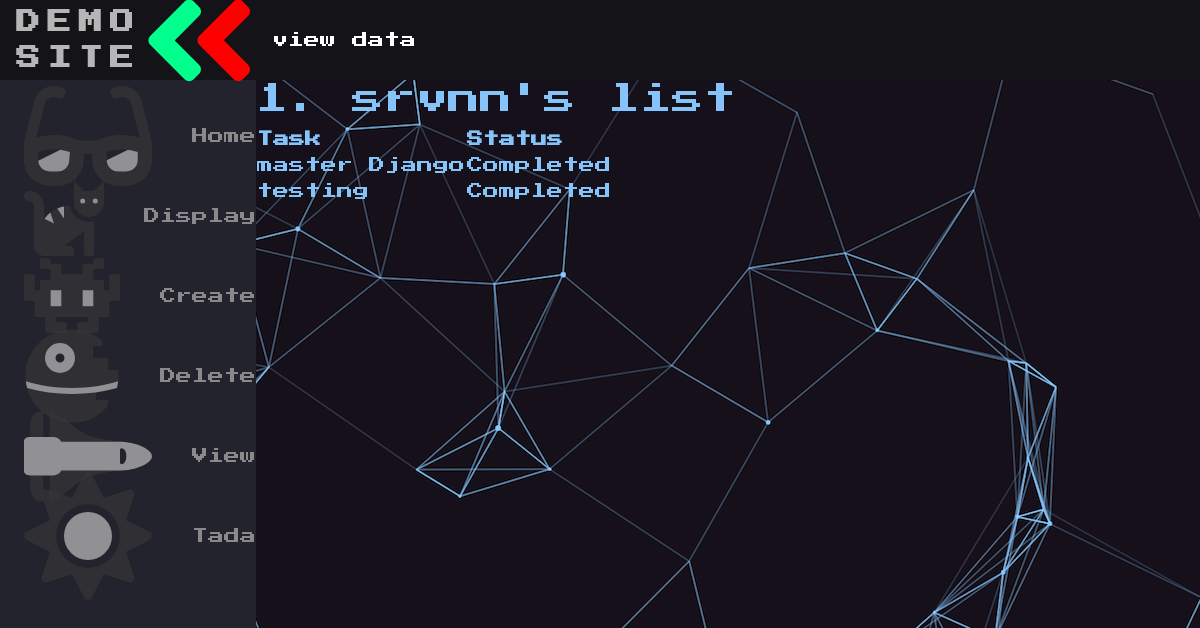
The app's page /id/1/completed, older data.
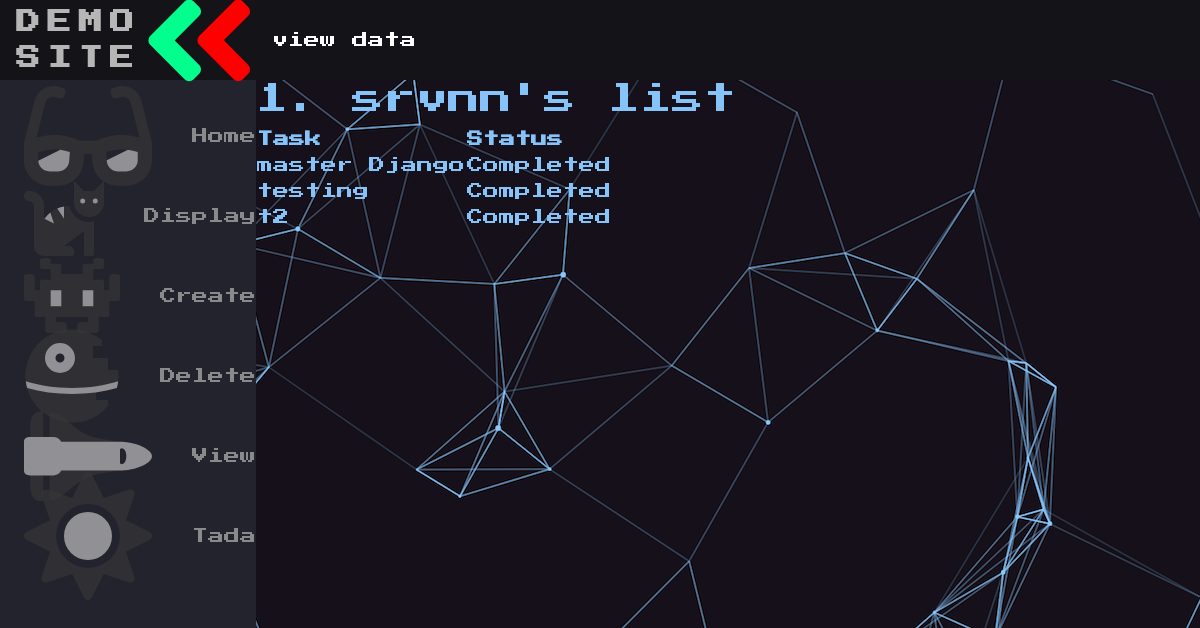
The same page, newer data.
### main/models.py (models this page shows, shortened)
class ToDoList(models.Model):
    name=models.CharField(max_length=200)

class Item(models.Model):
    todolist = models.ForeignKey(ToDoList,on_delete=models.CASCADE)
    text = models.CharField(max_length=300)
    complete = models.BooleanField()

### main/views.py (the view)
def completed(response,idValue:int):
    todolist = models.ToDoList.objects.filter(id=idValue)
    return render(response,"main/listCompleted.html",{"list":todolist,"id":idValue})

### main/templates/main/listCompleted.html (shortened to what this page needs)
{% extends 'main/lists.html' %}
{%block display%}
    {% if i.complete == True %}
    <tr>
        <td>{{i.text}}</td>
        <td>Completed</td>
    </tr>
    {%endif%}
{%endblock%}

### main/templates/main/lists.html (shortened to what this page needs)
{% extends 'main/base.html'%}
{%block mainHeading%}
view data
{%endblock%}
{%block content%}
    {%if list.exists %}
    {%for data in list%}
    <h2>
        {{data.id}}. {{data.name}}
    </h2>
    <table>
        <tr>
            <th>Task</th>
            <th>Status</th>
        </tr>
        {%if data.item_set.all.exists %}
            {%for i in data.item_set.all %}
                {%block display%}{%endblock%}
            {%endfor%}
        {% else %}
            <tr>
                <td>N/A</td>
                <td>N/A</td>
            </tr>
        {%endif%}
    </table>
    {%endfor%}
    {%else%}
        <h3>Sorry, no list is available with id={{id}}<h3>
    {%endif%}
{%endblock%}

Row changes from the older to the newer data that the page shows:
added Item: text "t2"
